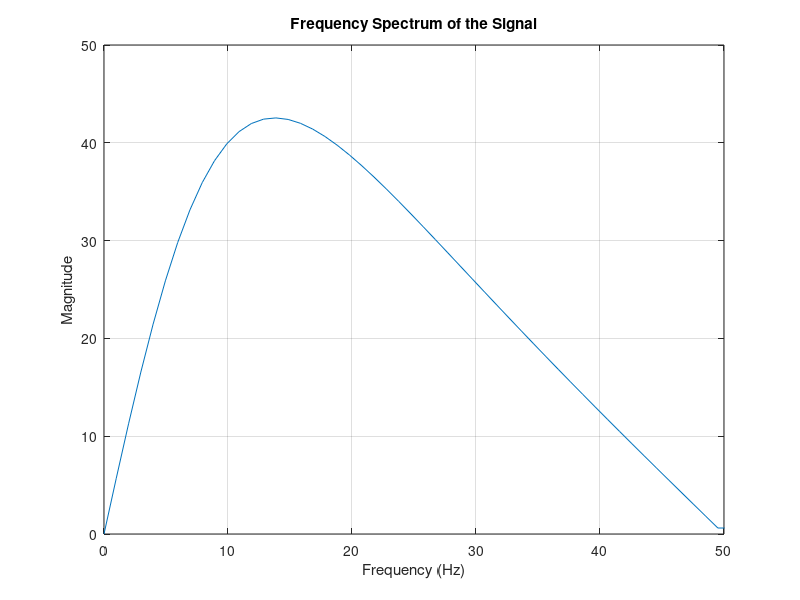

This figure's MATLAB source:
Fs = 100; % Sample rate (Hz)
T = 1/Fs;
t = -0.5:T:0.5;

signal = 50*exp(-100*abs(t)).*sign(t)

N = length(signal); % Length of the signal
Y = fft(signal); % Compute the FFT
f = (0:N-1)*(Fs/N); % Frequency vector
magnitude = abs(Y); % Magnitude of the FFT

figure;
plot(f, magnitude);
title('Frequency Spectrum of the Signal');
xlabel('Frequency (Hz)');
ylabel('Magnitude');
xlim([0 Fs/2]); % Limit x-axis to half the sample rate (Nyquist frequency)
grid on;